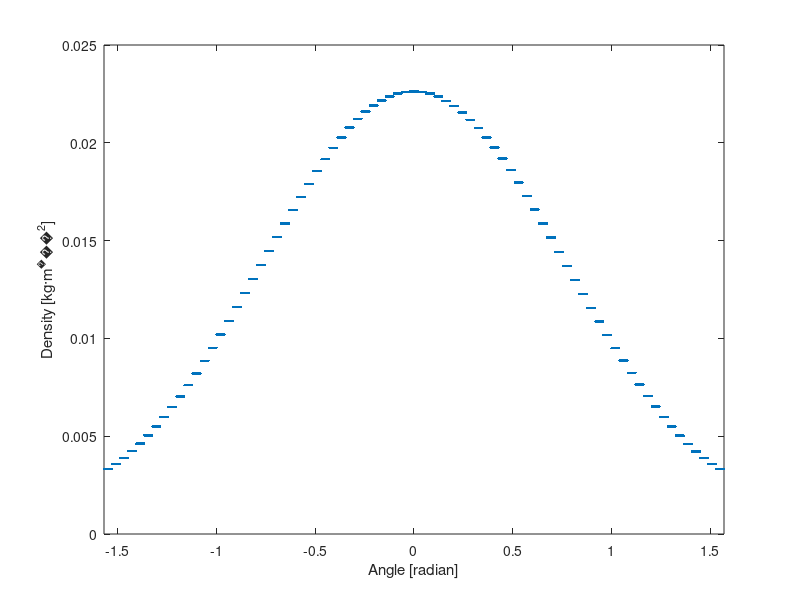
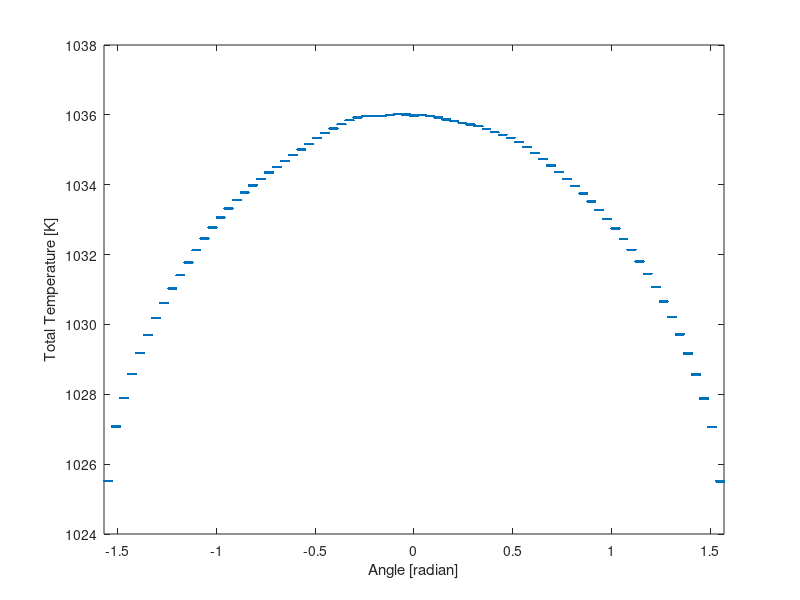

Source code (MATLAB) for these figures, in order: (Note: this script raises an error after producing the figures.)
%Matlab script

% Plot the Density at the wall
D=importdata('Density_Wall.dat');
x_d = D.data(:,1);
angle = linspace(-pi/2,pi/2,length(x_d));
d = D.data(:,4);

figure(1)
plot(angle,d,'.')
ylabel('Density [kg·m^−^2]')
xlabel('Angle [radian]')
xlim([-pi/2 pi/2])



T=importdata('TotalTemperature_Wall.dat');
x_t = T.data(:,1);
angle = linspace(-pi/2,pi/2,length(x_t));
t = T.data(:,4);

figure(2)
plot(angle,t,'.')
ylabel('Total Temperature [K]')
xlabel('Angle [radian]')
xlim([-pi/2 pi/2])


%%%%%%%%%%%%%%%%%%%%%%%%%%%%%%%%%%%%%%%%%%
% R E S I D U A L 

R=importdata('residual.dat'); %iteration/ wall time/ residual norm / cfl
x_r = R.data(:,1);
r = R.data(:,3);
cfl = R.data(:,4);

figure(3)
yyaxis left
semilogy(x_r,r,'.')
ylim([10^(-10) 10^(10)]) 
ylabel('Residual Norm L_2 (log_1_0 scale) ')
xlabel('Iteration')

yyaxis right
semilogy(x_r, cfl,'.')
ylim([0 10^(5)])
ylabel('CFL')


